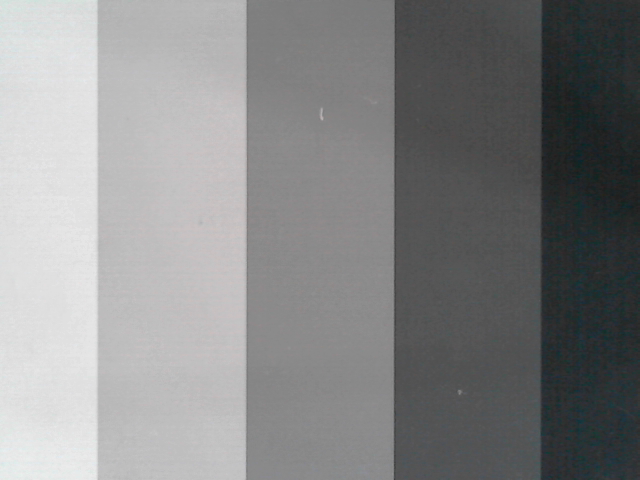
#> input picture Versuch 2/media/finalgrau.png, 640 x 480 px
$ python graubild.py
#> lines starting #> are read from the running program, lines starting #| are printed output that depends on the picture; long printed decimals are rounded
# -*- coding: utf-8 -*-
"""
Created on Mon Apr 27 14:56:33 2015

@author: dakubatz
"""

import numpy as np
import cv2
#img = cv2.imread('graubild.png')       #urspruengliches Bild
img = cv2.imread('finalgrau.png')       #bearbeitetes Bild
#> img is the input picture: shape (480, 640, 3); mean B, G, R 135.2, 134.8, 134
white=img[0:,0:90]
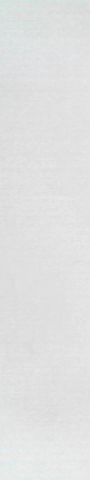
#> white: shape (480, 90, 3); mean B, G, R 224.9, 225, 224.1
lgray=img[0:,135:225]
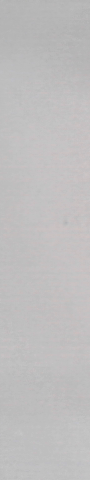
#> lgray: shape (480, 90, 3); mean B, G, R 190.1, 189.7, 191.2
gray=img[0:,275:365]
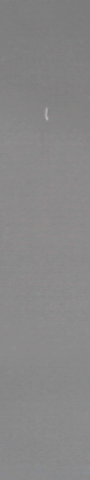
#> gray: shape (480, 90, 3); mean B, G, R 135.7, 135.4, 136.1
dgray=img[0:,415:505]
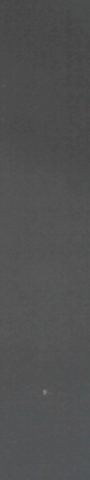
#> dgray: shape (480, 90, 3); mean B, G, R 81.4, 81, 80.6
black=img[0:,550:640]
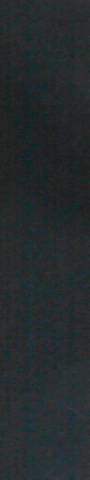
#> black: shape (480, 90, 3); mean B, G, R 45, 43.6, 37.1

mwhite=np.mean(white)
#> mwhite = 224.7
mlgray=np.mean(lgray)
#> mlgray = 190.4
mgray=np.mean(gray)
#> mgray = 135.7
mdgray=np.mean(dgray)
#> mdgray = 80.99
mblack=np.mean(black)
#> mblack = 41.87

print(mwhite)
#| 224.655
print(mlgray)
#| 190.359
print(mgray)
#| 135.731
print(mdgray)
#| 80.993
print(mblack)
#| 41.866
print('\n')
print(np.std(white))
#| 3.486
print(np.std(lgray))
#| 4.313
print(np.std(gray))
#| 4.873
print(np.std(dgray))
#| 4.927
print(np.std(black))
#| 7.196

#cv2.imshow('show', black)
#cv2.waitKey()
